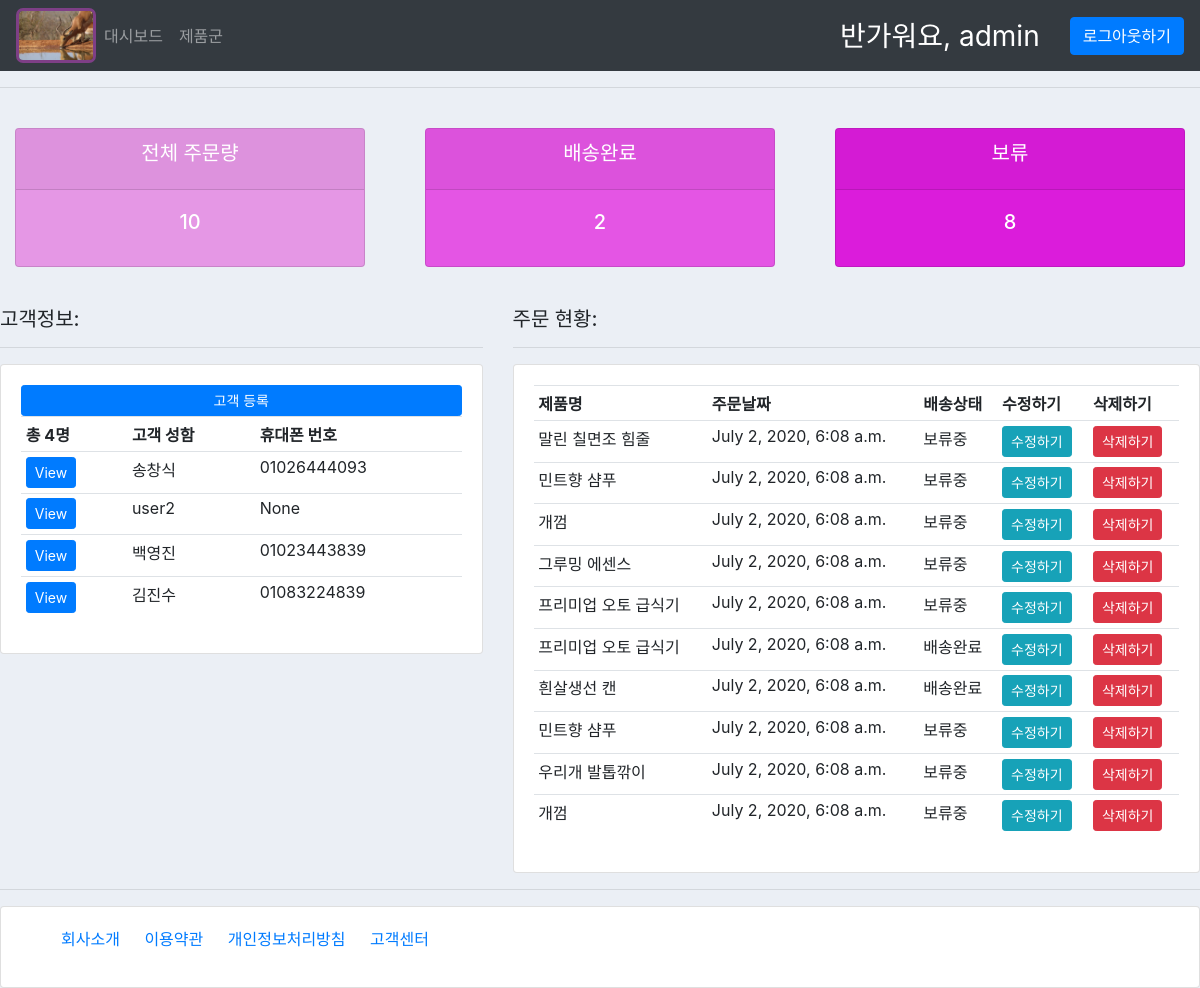
The app's page / (signed in) with its own data.
### accounts/models.py (models this page shows, shortened)
class Customer(models.Model):
    user = models.OneToOneField(User, on_delete=models.CASCADE, null=True, blank=True)
    name = models.CharField(max_length=200, null=True)
    phone =models.CharField(max_length=200, null=True)
    email=models.CharField(max_length=200, null=True)
    profile_pic = models.ImageField(null=True, blank=True, default="가젤.jpg")
    date_created = models.DateTimeField(auto_now_add=True, null=True)

class Order(models.Model):
    STATUS =(
        ('보류중', '보류중'),
        ('출고완료', '출고완료'),
        ('배송완료', '배송완료'),
    )
    customer= models.ForeignKey(Customer,on_delete=models.CASCADE, null=True)
    product=models.ForeignKey(Products,on_delete=models.CASCADE, null=True)
    date_created = models.DateTimeField(auto_now_add=True, null=True)
    status = models.CharField(max_length=200, null=True, choices=STATUS)
    note = models.CharField(max_length=1000,null=True,blank=True)

class Products(models.Model):
    CATEGORY=(
        ('강아지', '강아지'),
        ('고양이', '고양이'),
    )
    name=models.CharField(max_length=200, null=True)
    price= models.FloatField(null=True)
    category=models.CharField(max_length=200, null=True, choices=CATEGORY)
    description=models.CharField(max_length=200, null=True, blank=True)
    date_created = models.DateTimeField(auto_now_add=True, null=True)
    tags = models.ManyToManyField(Tag)
    def __str__(self):
        return self.name

### accounts/decorators.py (the view)
    def wrapper_func(request, *args, **kwargs):
        group = None
        if request.user.groups.exists():
            group = request.user.groups.all()[0].name
        if group == 'admin':
            return view_func(request, *args, **kwargs)
        if group == 'customer':
            return redirect('user-page')
        return wrapper_func(request, *args, **kwargs)

### accounts/views.py (called while the page is built)
@login_required(login_url='login')
@admin_only
def home(request):
    orders = Order.objects.all().order_by('-date_created')
    customers = Customer.objects.all()
    total_customers = customers.count()
    total_orders= orders.count()
    delivered = orders.filter(status='배송완료').count()
    pending = orders.filter(status='보류중').count()
    context={
        'orders':orders,
        'customers':customers,
        'total_customers':total_customers,
        'total_orders':total_orders,
        'delivered':delivered,
        'pending':pending,
    }
    return render(request, 'accounts/dashboard.html',context)

### accounts/templates/accounts/dashboard.html
{% extends 'accounts/main.html' %}
{% block content %}
{% include 'accounts/status.html'%}
<br>
<div class="row">
    <div class="col-md-5">
        <h5>고객정보: </h5>
        <hr>
        <div class="card card-body">
            <a class="btn btn-primary btn-sm btn-block" href="">고객 등록</a>
        <table class="table table-sm">
            <tr>
                <th>총 {{total_customers}}명</th>
                <th>고객 성함</th>
                <th>휴대폰 번호</th>
            </tr>
            {% for customer in customers %}
            <tr>
                <td><a href="{% url 'customer' customer.id %}" class="btn btn-sm btn-primary">View</a></td>
                <td>{{customer.name}}</td>
                <td>{{customer.phone}}</td>
            </tr>
            {% endfor %}
        </table>
    </div>
    </div>
    <div class="col-md-7">
        <h5>주문 현황: </h5>
        <hr>
        <div class="card card-body">
        <table class="table table-sm">
            <tr>
                <th>제품명</th>
                <th>주문날짜</th>
                <th>배송상태</th>
                <th>수정하기</th>
                <th>삭제하기</th>
            </tr>
            {% for order in orders %}
            <tr>
                <td>{{order.product}}</td>
                <td>{{order.date_created}}</td>
                <td>{{order.status}}</td>
                <td><a href="{% url 'update_order' order.id %}" class="btn btn-sm btn-info">수정하기</a></td>
                <td><a href="{% url 'delete_order' order.id %}" class="btn btn-sm btn-danger">삭제하기</a></td>
            </tr>
            {% endfor %}
        </table>
    </div>
    </div>
</div>
{% endblock %}

### accounts/templates/accounts/navbar.html (shortened to what this page needs)
{% load static %}
<nav class="navbar navbar-expand-lg navbar-dark bg-dark">
    <a href="{% url 'home' %}"><img src="{% static 'images/가젤.jpg' %}" id="logo" ></a>
    <div class="collapse navbar-collapse" id="navbarNav">
      <ul class="navbar-nav">
        {% if request.user.is_staff %}
          <li class="nav-item">
            <a class="nav-link" href="{% url 'home' %}">대시보드</a>
          </li>
          <li class="nav-item">
            <a class="nav-link" href="{% url 'products' %}">제품군</a>
          </li>
        {% else %}
          <li class="nav-item">
            <a class="nav-link" href="{% url 'account' %}">My 프로필</a>
          </li>
        {% endif %}
      </ul>
    </div>
    <span id="hello-msg">반가워요, {{request.user.username}}    </span>
    <span><a class="btn btn-primary" href="{% url 'logout' %}">로그아웃하기</a></span>
  </nav>

### static/css/main.css (style rules this page uses)
#logo { width:80px; border: 3px solid rgb(126, 63, 134); border-radius: 7px; }
body { background-color: #ebeff5; }

### accounts/templates/accounts/navbar.html (style rules this page uses)
#hello-msg { font-size:28px; color:white; margin-right : 30px; }

### records on screen
Customer: name "송창식", phone "01026444093"
Customer: name "user2", phone "None"
Customer: name "백영진", phone "01023443839"
Customer: name "김진수", phone "01083224839"
Order: product "말린 칠면조 힘줄", date_created "July 2, 2020, 6:08 a.m.", status "보류중"
Order: product "민트향 샴푸", date_created "July 2, 2020, 6:08 a.m.", status "보류중"
Order: product "개껌", date_created "July 2, 2020, 6:08 a.m.", status "보류중"
Order: product "그루밍 에센스", date_created "July 2, 2020, 6:08 a.m.", status "보류중"
Order: product "프리미업 오토 급식기", date_created "July 2, 2020, 6:08 a.m.", status "보류중"
Order: product "프리미업 오토 급식기", date_created "July 2, 2020, 6:08 a.m.", status "배송완료"
Order: product "흰살생선 캔", date_created "July 2, 2020, 6:08 a.m.", status "배송완료"
Order: product "민트향 샴푸", date_created "July 2, 2020, 6:08 a.m.", status "보류중"
Order: product "우리개 발톱깎이", date_created "July 2, 2020, 6:08 a.m.", status "보류중"
Order: product "개껌", date_created "July 2, 2020, 6:08 a.m.", status "보류중"

### other values on screen
{{ request.user.username }} "admin"
{{ total_orders }} "10"
{{ delivered }} "2"
{{ pending }} "8"
{{ total_customers }} "4"
